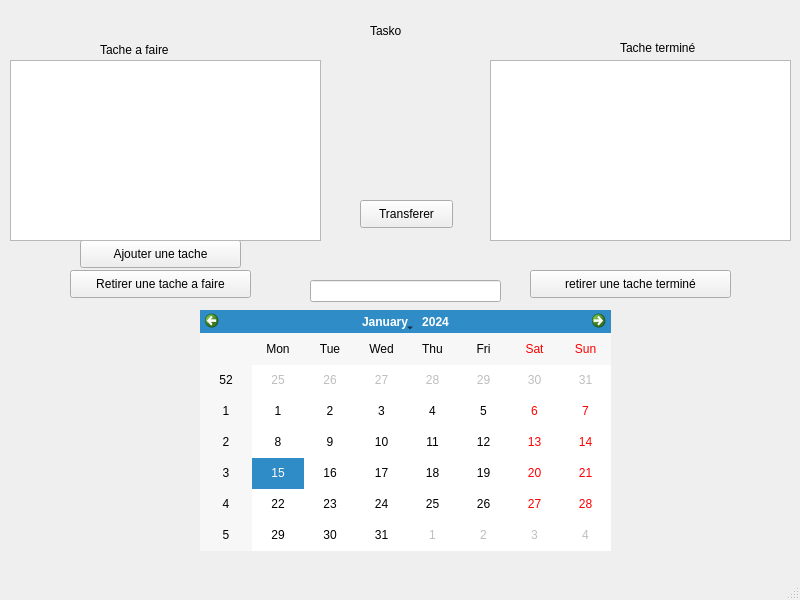
<?xml version="1.0" encoding="UTF-8"?>
<ui version="4.0">
 <class>MainWindow</class>
 <widget class="QMainWindow" name="MainWindow">
  <property name="geometry">
   <rect>
    <x>0</x>
    <y>0</y>
    <width>800</width>
    <height>600</height>
   </rect>
  </property>
  <property name="windowTitle">
   <string>MainWindow</string>
  </property>
  <widget class="QWidget" name="centralwidget">
   <widget class="QLineEdit" name="taskLineEdit">
    <property name="geometry">
     <rect>
      <x>310</x>
      <y>280</y>
      <width>191</width>
      <height>22</height>
     </rect>
    </property>
   </widget>
   <widget class="QPushButton" name="addTaskButton">
    <property name="geometry">
     <rect>
      <x>80</x>
      <y>240</y>
      <width>161</width>
      <height>28</height>
     </rect>
    </property>
    <property name="text">
     <string>Ajouter une tache</string>
    </property>
   </widget>
   <widget class="QListWidget" name="taskListWidget">
    <property name="geometry">
     <rect>
      <x>10</x>
      <y>60</y>
      <width>311</width>
      <height>181</height>
     </rect>
    </property>
   </widget>
   <widget class="QPushButton" name="removeTaskButton">
    <property name="geometry">
     <rect>
      <x>70</x>
      <y>270</y>
      <width>181</width>
      <height>28</height>
     </rect>
    </property>
    <property name="text">
     <string>Retirer une tache a faire</string>
    </property>
   </widget>
   <widget class="QLabel" name="label">
    <property name="geometry">
     <rect>
      <x>370</x>
      <y>10</y>
      <width>111</width>
      <height>41</height>
     </rect>
    </property>
    <property name="text">
     <string>Tasko</string>
    </property>
    <property name="margin">
     <number>8</number>
    </property>
   </widget>
   <widget class="QListWidget" name="completedTaskListWidget">
    <property name="geometry">
     <rect>
      <x>490</x>
      <y>60</y>
      <width>301</width>
      <height>181</height>
     </rect>
    </property>
   </widget>
   <widget class="QPushButton" name="transferButton">
    <property name="geometry">
     <rect>
      <x>360</x>
      <y>200</y>
      <width>93</width>
      <height>28</height>
     </rect>
    </property>
    <property name="text">
     <string>Transferer</string>
    </property>
   </widget>
   <widget class="QPushButton" name="removeCompletedButton">
    <property name="geometry">
     <rect>
      <x>530</x>
      <y>270</y>
      <width>201</width>
      <height>28</height>
     </rect>
    </property>
    <property name="text">
     <string>retirer une tache terminé</string>
    </property>
   </widget>
   <widget class="QLabel" name="label_2">
    <property name="geometry">
     <rect>
      <x>100</x>
      <y>40</y>
      <width>121</width>
      <height>20</height>
     </rect>
    </property>
    <property name="text">
     <string>Tache a faire</string>
    </property>
   </widget>
   <widget class="QLabel" name="label_3">
    <property name="geometry">
     <rect>
      <x>620</x>
      <y>40</y>
      <width>101</width>
      <height>16</height>
     </rect>
    </property>
    <property name="text">
     <string>Tache terminé</string>
    </property>
   </widget>
   <widget class="QCalendarWidget" name="calendarWidget">
    <property name="geometry">
     <rect>
      <x>200</x>
      <y>310</y>
      <width>411</width>
      <height>241</height>
     </rect>
    </property>
   </widget>
  </widget>
  <widget class="QMenuBar" name="menubar">
   <property name="geometry">
    <rect>
     <x>0</x>
     <y>0</y>
     <width>800</width>
     <height>26</height>
    </rect>
   </property>
  </widget>
  <widget class="QStatusBar" name="statusbar"/>
 </widget>
 <resources/>
 <connections/>
</ui>
